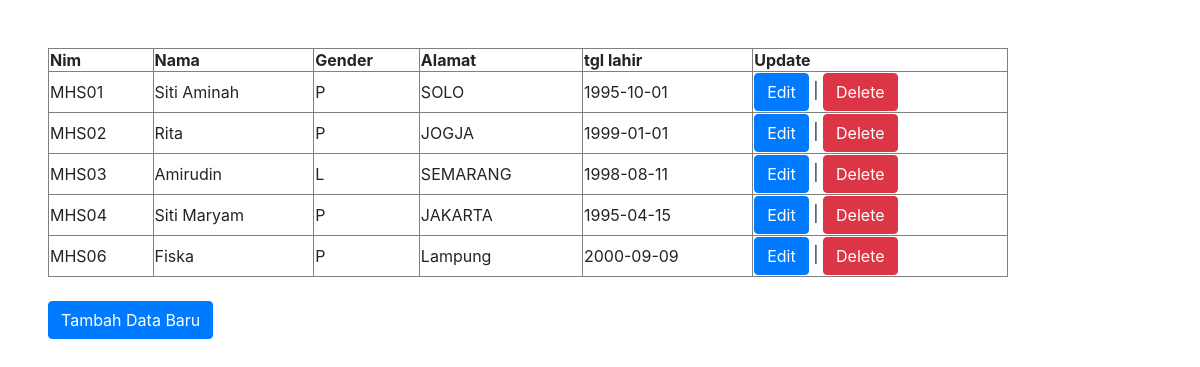
The page / on the database its author committed.
### tables this page shows
CREATE TABLE `mahasiswa` (
  `nim` varchar(5) NOT NULL,
  `nama` varchar(50) DEFAULT NULL,
  `jkel` varchar(1) DEFAULT NULL,
  `alamat` text DEFAULT NULL,
  `tgllhr` date DEFAULT NULL,
  `keterangan` text DEFAULT NULL
);

### index.php (the view, shortened to what this page needs)
<?php
include_once("koneksi.php");
$result = mysqli_query($con, "SELECT * FROM mahasiswa ");
?>
<html>
<head>
    <link rel="stylesheet" href="https://maxcdn.bootstrapcdn.com/bootstrap/4.0.0/css/bootstrap.min.css">
</head>
<body>
    <table width='80%' border=1 class="mt-5 ml-5">
        <tr>
        <th>Nim</th> <th>Nama</th> <th>Gender</th> <th>Alamat</th>
        <th>tgl lahir</th> <th>Update</th>
        </tr>
        <?php
        while($user_data = mysqli_fetch_array($result)) {
            echo "<tr>";
            echo "<td>".$user_data['nim']."</td>";
            echo "<td>".$user_data['nama']."</td>";
            echo "<td>".$user_data['jkel']."</td>";
            echo "<td>".$user_data['alamat']."</td>";
            echo "<td>".$user_data['tgllhr']."</td>";
            echo "<td><a class='btn btn-primary' href='edit.php?nim=$user_data[nim]'>Edit</a> | <a class='btn btn-danger' href='delete.php?nim=$user_data[nim]'>Delete</a></td></tr>";
        }
        ?>
    </table>
    <a class="btn btn-primary mt-4 ml-5" href="tambah.php" role="button">Tambah Data Baru</a><br/><br/>
</body>
</html>

### rows shown on the page
mahasiswa: nim "MHS01", nama "Siti Aminah", jkel "P", alamat "SOLO", tgllhr "1995-10-01"
mahasiswa: nim "MHS02", nama "Rita", jkel "P", alamat "JOGJA", tgllhr "1999-01-01"
mahasiswa: nim "MHS03", nama "Amirudin", jkel "L", alamat "SEMARANG", tgllhr "1998-08-11"
mahasiswa: nim "MHS04", nama "Siti Maryam", jkel "P", alamat "JAKARTA", tgllhr "1995-04-15"
mahasiswa: nim "MHS06", nama "Fiska", jkel "P", alamat "Lampung", tgllhr "2000-09-09"
